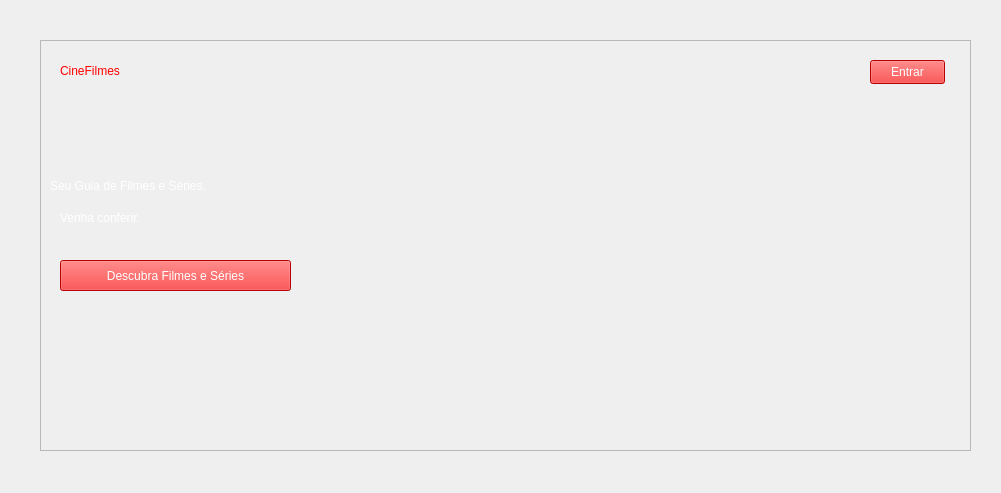
<?xml version="1.0" encoding="UTF-8"?>
<ui version="4.0">
 <class>MainWindow</class>
 <widget class="QMainWindow" name="MainWindow">
  <property name="geometry">
   <rect>
    <x>0</x>
    <y>0</y>
    <width>1001</width>
    <height>493</height>
   </rect>
  </property>
  <property name="windowTitle">
   <string>MainWindow</string>
  </property>
  <widget class="QWidget" name="centralwidget">
   <widget class="QFrame" name="Home">
    <property name="geometry">
     <rect>
      <x>40</x>
      <y>40</y>
      <width>931</width>
      <height>411</height>
     </rect>
    </property>
    <property name="frameShape">
     <enum>QFrame::Shape::StyledPanel</enum>
    </property>
    <property name="frameShadow">
     <enum>QFrame::Shadow::Raised</enum>
    </property>
    <widget class="QLabel" name="Home_2">
     <property name="geometry">
      <rect>
       <x>-30</x>
       <y>-20</y>
       <width>961</width>
       <height>441</height>
      </rect>
     </property>
     <property name="styleSheet">
      <string notr="true">gridline-color: qlineargradient(spread:pad, x1:0, y1:0, x2:1, y2:0, stop:0 rgba(0, 0, 0, 255), stop:1 rgba(255, 255, 255, 255));</string>
     </property>
     <property name="text">
      <string/>
     </property>
     <property name="pixmap">
      <pixmap resource="foto.qrc">:/icon/filmes.jpg</pixmap>
     </property>
     <property name="scaledContents">
      <bool>true</bool>
     </property>
    </widget>
    <widget class="QLabel" name="txt_CineFilmes">
     <property name="geometry">
      <rect>
       <x>20</x>
       <y>10</y>
       <width>171</width>
       <height>41</height>
      </rect>
     </property>
     <property name="styleSheet">
      <string notr="true">color: rgb(255, 0, 0);
font: 22pt &quot;Segoe UI&quot;;
font: 900 22pt &quot;Segoe UI&quot;;</string>
     </property>
     <property name="text">
      <string>CineFilmes</string>
     </property>
    </widget>
    <widget class="QLabel" name="txt_Seu_Guia_de_Filmes_e_Series">
     <property name="geometry">
      <rect>
       <x>10</x>
       <y>120</y>
       <width>381</width>
       <height>51</height>
      </rect>
     </property>
     <property name="styleSheet">
      <string notr="true">color: rgb(255, 255, 255);
font: 700 22pt &quot;Segoe UI&quot;;</string>
     </property>
     <property name="text">
      <string>Seu Guia de Filmes e Séries.</string>
     </property>
    </widget>
    <widget class="QLabel" name="txt_Venha_conferir">
     <property name="geometry">
      <rect>
       <x>20</x>
       <y>170</y>
       <width>131</width>
       <height>16</height>
      </rect>
     </property>
     <property name="styleSheet">
      <string notr="true">color: rgb(255, 255, 255);
font: 600 12pt &quot;Segoe UI&quot;;</string>
     </property>
     <property name="text">
      <string>Venha conferir.</string>
     </property>
    </widget>
    <widget class="QPushButton" name="btn_Descubra_Filmes_e_Series">
     <property name="geometry">
      <rect>
       <x>20</x>
       <y>220</y>
       <width>231</width>
       <height>31</height>
      </rect>
     </property>
     <property name="styleSheet">
      <string notr="true">color: rgb(255, 0, 0);
background-color: rgb(255, 0, 0);
color: rgb(255, 255, 255);</string>
     </property>
     <property name="text">
      <string>Descubra Filmes e Séries</string>
     </property>
    </widget>
    <widget class="QPushButton" name="btn_Entrar">
     <property name="geometry">
      <rect>
       <x>830</x>
       <y>20</y>
       <width>75</width>
       <height>24</height>
      </rect>
     </property>
     <property name="styleSheet">
      <string notr="true">color: rgb(255, 255, 255);
background-color: rgb(255, 0, 0);</string>
     </property>
     <property name="text">
      <string>Entrar</string>
     </property>
    </widget>
   </widget>
  </widget>
 </widget>
 <resources>
  <include location="foto.qrc"/>
 </resources>
 <connections/>
</ui>
